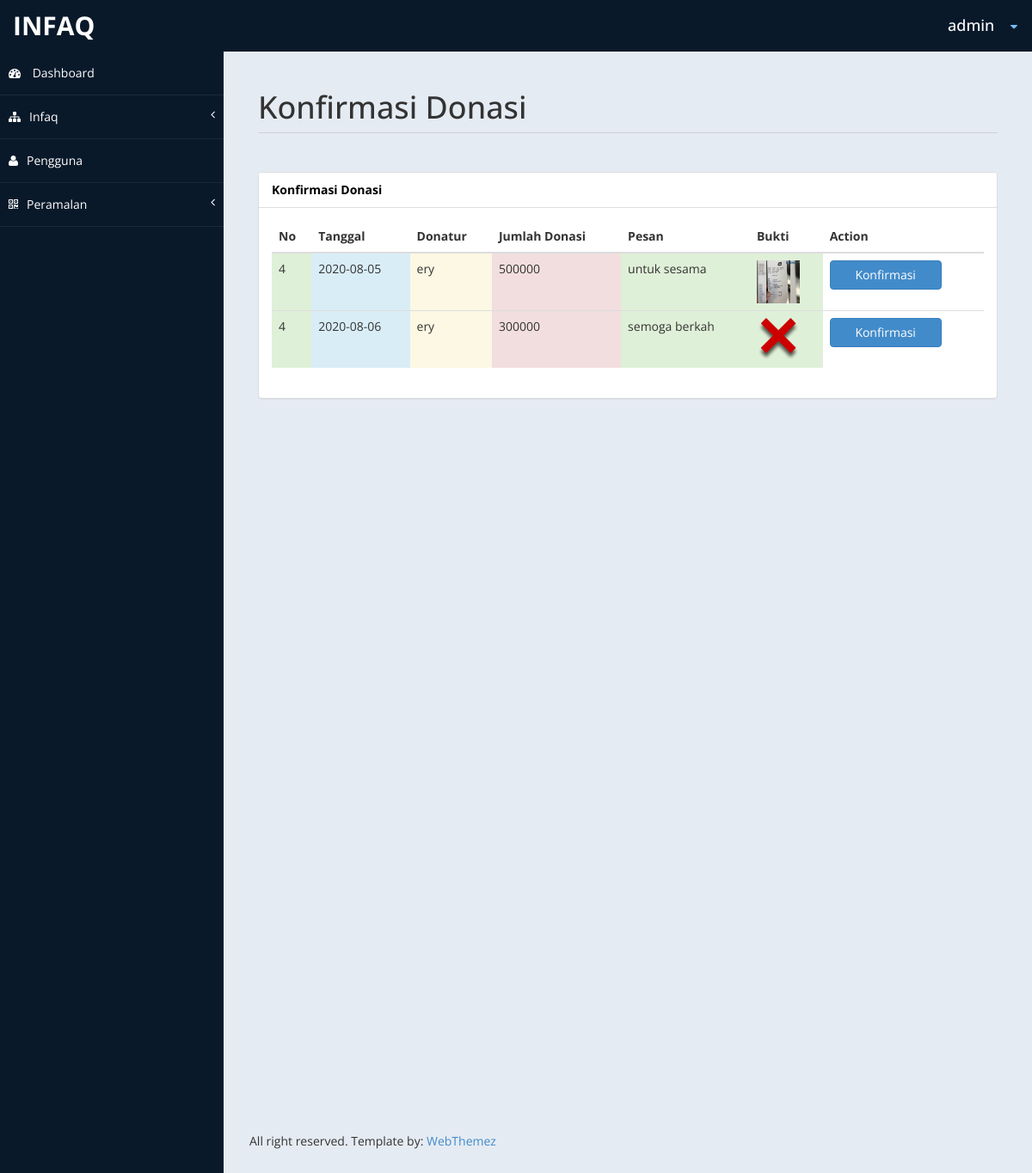
The app's page /admin/konfirmasiDonasi.php (signed in) with its own data.
### tables this page shows
CREATE TABLE `donasi` (
  `id` int(10) NOT NULL,
  `tgl` date NOT NULL,
  `fk_donatur` varchar(20) NOT NULL,
  `jumlah` int(11) NOT NULL,
  `pesan` varchar(200) NOT NULL,
  `bukti` varchar(50) NOT NULL,
  `status` varchar(50) NOT NULL
);

CREATE TABLE `user` (
  `id` int(10) NOT NULL,
  `nama` varchar(50) NOT NULL,
  `email` varchar(20) NOT NULL,
  `username` varchar(50) NOT NULL,
  `password` varchar(50) NOT NULL,
  `level` varchar(10) NOT NULL
);

### admin/konfirmasiDonasi.php (the view, shortened to what this page needs)
<!DOCTYPE html>
<html xmlns="http://www.w3.org/1999/xhtml">
<?php include "include/head.php" ?>
<body>
    <div id="wrapper">
        <?php include "include/nav.php" ?>
        <?php include "include/navigation.php" ?>
        <div id="page-wrapper" >
            <div id="page-inner">
             <div class="row">
                    <div class="col-md-12">
                        <h1 class="page-header" >
                            Konfirmasi Donasi<small></small>
                        </h1>
                    </div>
                </div>
            <div class="row">
                <div class="col-md-12">
                    <div class="panel panel-default">
                        <div class="panel-heading">
                            Konfirmasi Donasi
                        </div>
                        <div class="panel-body">
                            <div class="table-responsive">
                                <table class="table">
                                    <thead>
                                         <tr>
                                            <th>No</th>
                                            <th>Tanggal</th>
                                            <th>Donatur</th>
                                            <th>Jumlah Donasi</th>
                                            <th>Pesan</th>
                                            <th>Bukti</th>
                                            <th>Action</th>
                                        </tr>
                                    </thead>
                                    <tbody>
                                    <?php
                                    include "../include/koneksi.php";
                                    $query = mysqli_query($connection, "SELECT donasi.*, donasi.id as idDonasi, user.* FROM donasi inner join user on donasi.fk_donatur = user.id WHERE status = 'menunggu'");
                                    while ($row = mysqli_fetch_array($query)) {
                                    ?>
                                        <tr class="odd gradeX">
                                            <td class="success"><?php echo $row['id'] ?></td>
                                            <td class="info"><?php echo $row['tgl'] ?></td>
                                            <td class="warning"><?php echo $row['nama'] ?></td>
                                            <td class="center danger"><?php echo $row['jumlah'] ?></td>
                                            <td class="center success"><?php echo $row['pesan'] ?></td>
                                            <td class="center success"><img style="width:50px;height:50px" src='../assets/images/bukti/<?php echo $row['bukti']?>'/></td>
                                            <td class="center">
                                                <?php echo "<a href='../auth/infaq.php?konfirmasi=".$row['idDonasi']."'>
                                                    <button class='btn btn-primary' style='width:130px'>Konfirmasi</button>
                                                    </a>" ?>
                                            </td>
                                        </tr>
                                     <?php } ?>
                                    </tbody>
                                </table>
                            </div>
                        </div>
                    </div>
                </div>
            </div>
        </div>
               <footer><p>All right reserved. Template by: <a href="http://webthemez.com">WebThemez</a></p></footer>
    </div>
            </div>
</body>
</html>

### admin/include/head.php (shortened to what this page needs)
<head>
    <link href="assets/css/bootstrap.css" rel="stylesheet" />
    <link href="assets/css/font-awesome.css" rel="stylesheet" />
    <link href="assets/js/morris/morris-0.4.3.min.css" rel="stylesheet" />
    <link href="assets/css/custom-styles.css" rel="stylesheet" />
     <link href="assets/js/dataTables/dataTables.bootstrap.css" rel="stylesheet" />
</head>

### admin/include/nav.php (shortened to what this page needs)
<nav class="navbar navbar-default top-navbar" role="navigation">
            <div class="navbar-header">
                <a class="navbar-brand" href="index.html">Infaq</a>
            </div>
            <ul class="nav navbar-top-links navbar-right">
                <li>
                    <h4><font color="white"><?php
                    echo $_SESSION['nama'];
                     ?></font></h4>
                </li>
                <li class="dropdown">
                    <a class="dropdown-toggle" data-toggle="dropdown" href="#" aria-expanded="false">
                         <i class="fa fa-caret-down"></i>
                    </a>
                </li>
            </ul>
        </nav>

### admin/include/navigation.php (shortened to what this page needs)
<nav class="navbar-default navbar-side" role="navigation">
    <div class="sidebar-collapse">
    <ul class="nav" id="main-menu">
        <li>
            <a  href="index.php"><i class="fa fa-dashboard"></i> Dashboard</a>
        </li>
        <li>
            <a href="#"><i class="fa fa-sitemap"></i>Infaq<span class="fa arrow"></span></a>
        </li>
        <li>
            <a href="../admin/pengguna.php"><i class="fa fa-user"></i>Pengguna</a>
        </li>
        <li>
            <a href="#"><i class="fa fa-qrcode"></i>Peramalan<span class="fa arrow"></span></a>
        </li>
    </ul>
    </div>
</nav>

### admin/assets/css/custom-styles.css (style rules this page uses)
body { font-family: 'Open Sans', sans-serif; }
#wrapper { width: 100%; background:#09192A; }
#page-wrapper { padding: 15px 15px; min-height: 600px; background:#E5EBF2; }
#page-inner { width:100%; margin:10px 20px 10px 0px; background-color:transparent; padding:10px; min-height:1200px; }
h1, .h1, h2, .h2, h3, .h3 { margin-top: 7px; margin-bottom: -5px; }
h4 { padding-top:10px; }
p { font-size:16px; line-height:25px; padding-top:20px; }
.page-header { padding-bottom: 9px; margin: 10px 0 45px; border-bottom: 1px solid #C7D1DD; }
.panel-default > .panel-heading { color: #000; background-color: #FFFFFF; border-color: #ddd; font-weight:bold; }
footer p { font-size: 14px; }
.top-navbar { margin:0px; }
.top-navbar .navbar-brand { color: #fff; width: 260px; text-align: left; height: 60px; font-size: 30px; font-weight: 700; text-transform: uppercase; line-height: 30px; }
.top-navbar .nav > li { position: relative; display: inline-block; }
.top-navbar .nav > li > a { position: relative; display: block; padding: 19px 15px; color: #77C0FD; }
.arrow { float: right; }
.fa.arrow:before { content: "\f104"; }
.sidebar-collapse , .sidebar-collapse .nav { background:none; }
.sidebar-collapse .nav { padding:0; }
.sidebar-collapse .nav > li > a { color:#fff; background:transparent; text-shadow:none; }
.sidebar-collapse > .nav > li > a { padding:15px 10px; }
.sidebar-collapse > .nav > li { border-bottom: 1px solid rgba(107, 108, 109, 0.19); }
.navbar-side { border:none; background-color: transparent; }
.top-navbar { background:#09192A; border-bottom:none; }
.top-navbar .nav > li > a > i { margin-right: 2px; }
.navbar-default { border:0px solid black; }
.navbar-header { background: #09192A; }
.nav > li > a > i { margin-right:10px; }
@media (min-width:768px) { #page-wrapper { margin: 0 0 0 260px; padding: 15px 30px; min-height: 1200px; } }
@media (min-width:768px) { .navbar-side { z-index: 1; position: absolute; width: 260px; } }
@media (min-width:768px) { .navbar { border-radius: 0px; } }

### records on screen
donasi: user.id "4", tgl "2020-08-05", user.nama "ery", jumlah "500000", pesan "untuk sesama", bukti (picture)
donasi: user.id "4", tgl "2020-08-06", user.nama "ery", jumlah "300000", pesan "semoga berkah", bukti (picture)

### other values on screen
$_SESSION['nama'] "admin"
